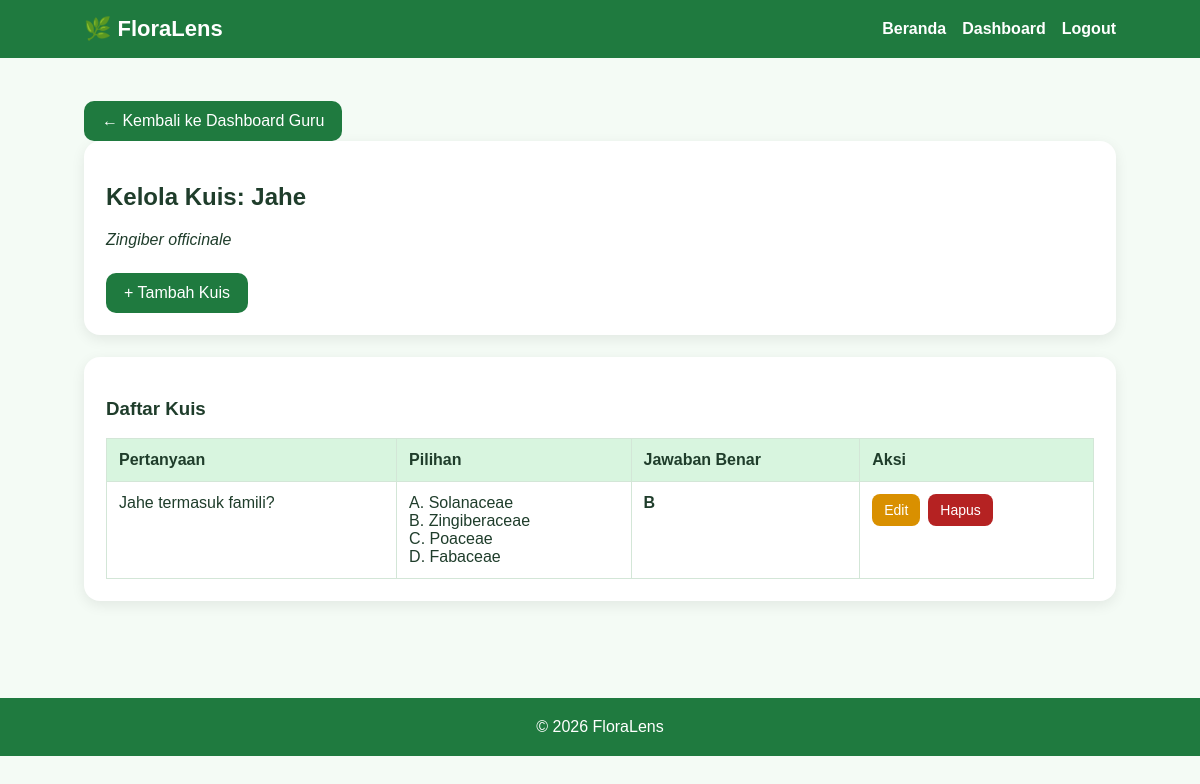
The app's page /plants/1/quizzes/ (signed in) with its own data.
### core/models.py (models this page shows, shortened)
class Plant(models.Model):
    code=models.SlugField(max_length=100,unique=True,blank=True)
    name=models.CharField(max_length=100)
    scientific_name=models.CharField(max_length=150)
    family=models.CharField(max_length=100)
    habitat=models.TextField()
    characteristics=models.TextField()
    benefits=models.TextField()
    photo=models.ImageField(upload_to='plants/',blank=True,null=True)
    created_at=models.DateTimeField(auto_now_add=True)

class Quiz(models.Model):
    plant=models.ForeignKey(Plant,on_delete=models.CASCADE,related_name='quizzes')
    question=models.TextField()
    option_a=models.CharField(max_length=255)
    option_b=models.CharField(max_length=255)
    option_c=models.CharField(max_length=255)
    option_d=models.CharField(max_length=255)
    correct_answer=models.CharField(max_length=1,choices=ANSWER_CHOICES)

### core/views.py (the view)
# urls.py: path('plants/<int:plant_id>/quizzes/', views.quiz_manage, name='quiz_manage'),
@role_required('guru')
def quiz_manage(request,plant_id):
    plant=get_object_or_404(Plant,pk=plant_id); return render(request,'core/quiz_manage.html',{'plant':plant,'quizzes':plant.quizzes.all()})

### core/templates/core/quiz_manage.html
{% extends 'core/base.html' %}
{% block content %}
<main class="container">
    <a class="btn" href="{% url 'teacher_dashboard' %}">← Kembali ke Dashboard Guru</a>
    <section class="card">
        <h2>Kelola Kuis: {{ plant.name }}</h2>
        <p><em>{{ plant.scientific_name }}</em></p>
        <a class="btn" href="{% url 'quiz_add' plant.id %}">+ Tambah Kuis</a>
    </section>
    <section class="card">
        <h3>Daftar Kuis</h3>
        <table>
            <thead>
                <tr>
                    <th>Pertanyaan</th>
                    <th>Pilihan</th>
                    <th>Jawaban Benar</th>
                    <th>Aksi</th>
                </tr>
            </thead>
            <tbody>
                {% for quiz in quizzes %}
                    <tr>
                        <td>{{ quiz.question }}</td>
                        <td>
                            A. {{ quiz.option_a }}<br>
                            B. {{ quiz.option_b }}<br>
                            C. {{ quiz.option_c }}<br>
                            D. {{ quiz.option_d }}
                        </td>
                        <td><strong>{{ quiz.correct_answer }}</strong></td>
                        <td>
                            <div class="action-group">
                                <a class="btn-warning" href="{% url 'quiz_edit' quiz.id %}">Edit</a>
                                <a class="btn-danger-small" href="{% url 'quiz_delete' quiz.id %}">Hapus</a>
                            </div>
                        </td>
                    </tr>
                {% empty %}
                    <tr>
                        <td colspan="4" style="text-align: center;">Belum ada kuis.</td>
                    </tr>
                {% endfor %}
            </tbody>
        </table>
    </section>
</main>
{% endblock %}

### core/static/core/style.css (style rules this page uses)
* { box-sizing:border-box; }
body { margin:0; font-family:Arial,sans-serif; background:#f4fbf5; color:#1f3d2b; }
.container { padding:35px 7%; }
.card { background:white; padding:22px; border-radius:16px; box-shadow:0 4px 14px rgba(0,0,0,.08); margin-bottom:22px; }
.btn { display:inline-block; background:#1f7a3f; color:#fff; border:none; padding:11px 18px; border-radius:10px; text-decoration:none; cursor:pointer; margin-top:8px; }
table { width:100%; border-collapse:collapse; background:white; }
th, td { padding:12px; border:1px solid #d3e6d7; text-align:left; vertical-align:top; }
th { background:#d8f5df; }
.action-group { display:flex; gap:8px; flex-wrap:wrap; }
.btn-warning { display:inline-block; background:#d99000; color:#fff; border:none; padding:8px 12px; border-radius:8px; text-decoration:none; cursor:pointer; font-size:14px; }
.btn-danger-small { display:inline-block; background:#b52222; color:#fff; border:none; padding:8px 12px; border-radius:8px; text-decoration:none; cursor:pointer; font-size:14px; }

### records on screen
Plant: name "Jahe", scientific_name "Zingiber officinale"
Quiz: question "Jahe termasuk famili?", option_a "Solanaceae", option_b "Zingiberaceae", option_c "Poaceae", option_d "Fabaceae", correct_answer "B"
